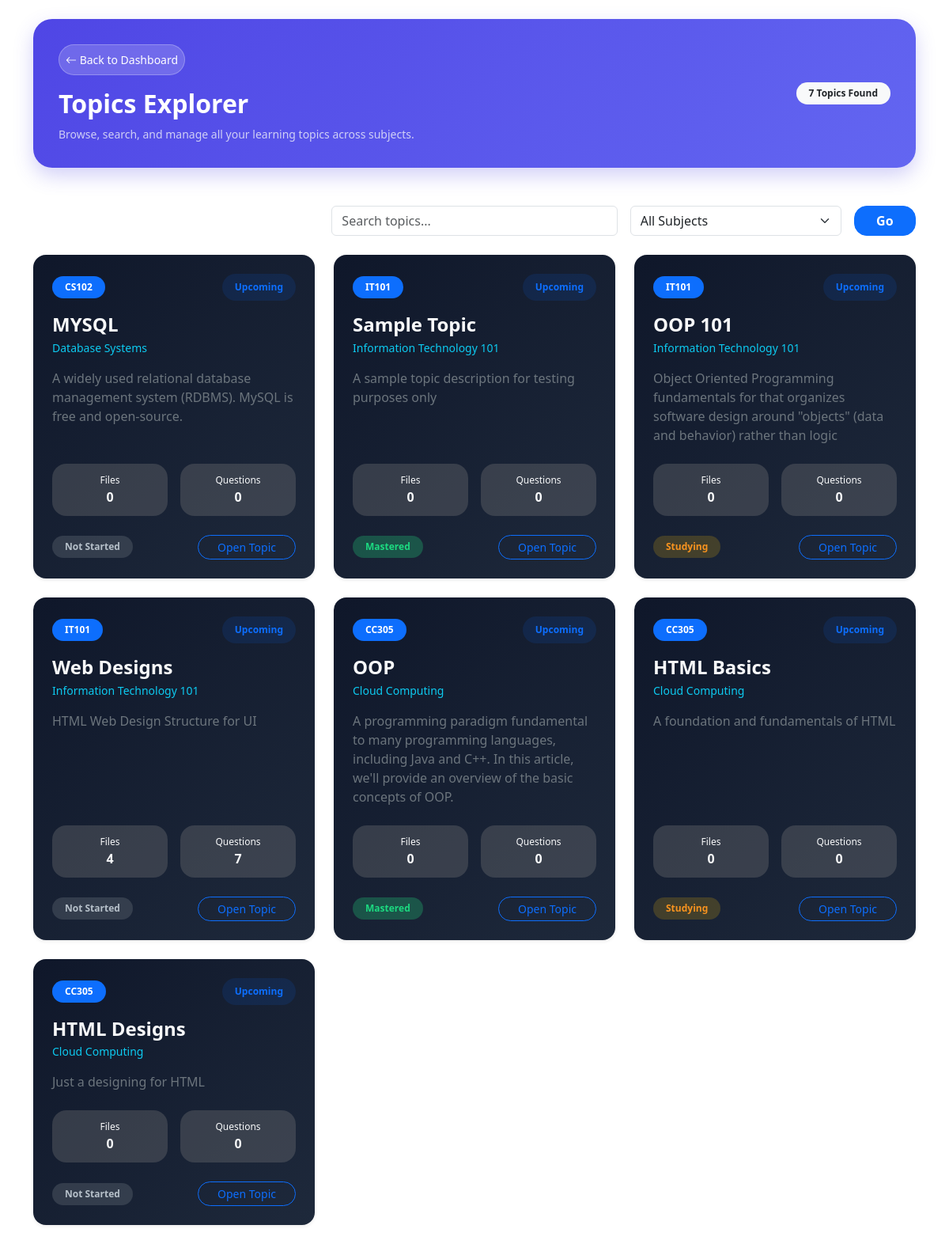
Before: /dashboard/topics.php (signed in) with the older database file.
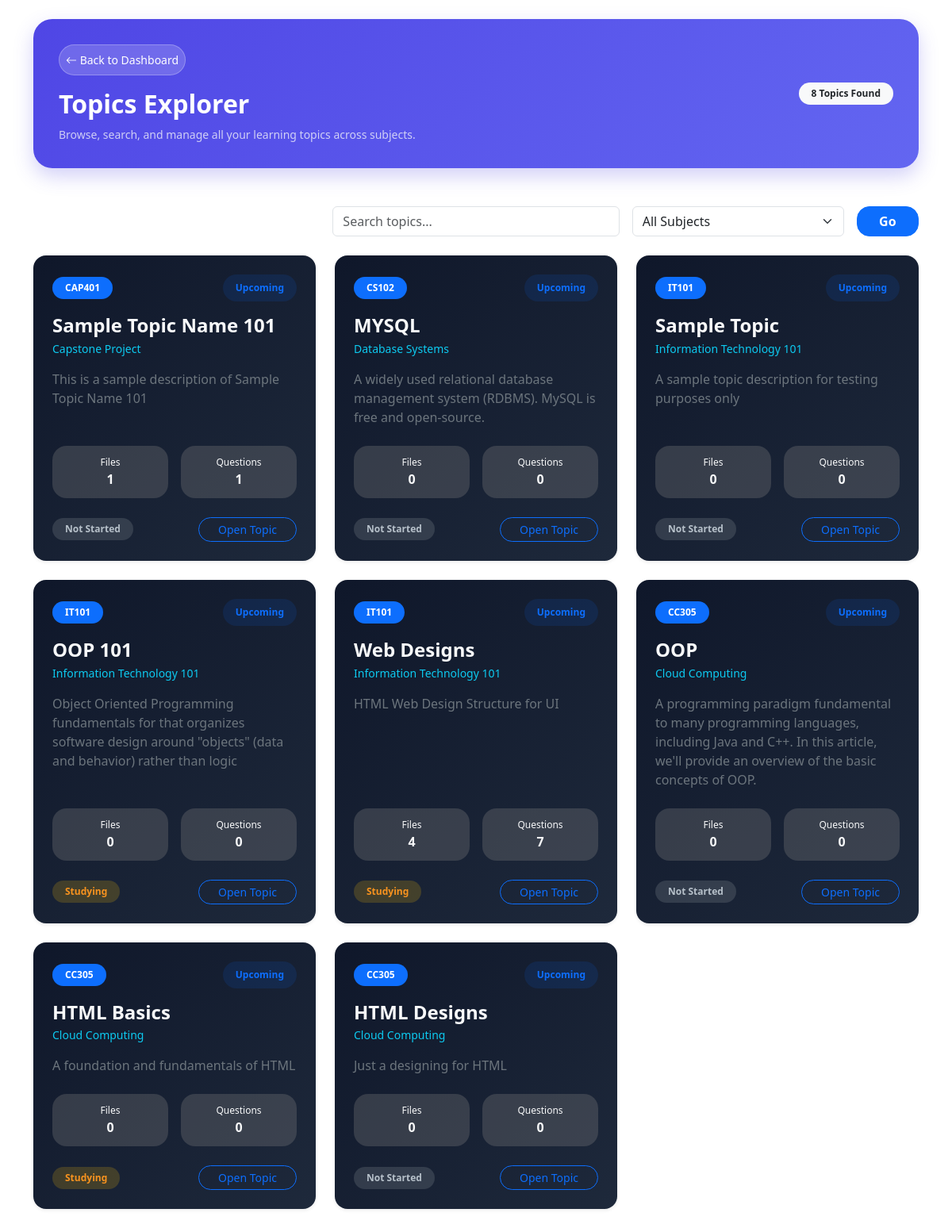
After: the same page with the newer database file.
### tables this page shows
CREATE TABLE `subject_topics` (
  `id` int(11) NOT NULL,
  `schedule_id` int(11) NOT NULL,
  `topic_name` varchar(255) NOT NULL,
  `status` enum('Upcoming','Ongoing','Completed') DEFAULT 'Upcoming',
  `created_at` timestamp NOT NULL DEFAULT current_timestamp(),
  `description` text DEFAULT NULL,
  `mastery_level` enum('Not Started','Studying','Mastered') DEFAULT 'Not Started'
);

CREATE TABLE `schedules` (
  `id` int(11) NOT NULL,
  `day_id` int(11) NOT NULL,
  `subject_name` varchar(100) NOT NULL,
  `subject_code` varchar(50) DEFAULT NULL,
  `instructor` varchar(100) DEFAULT NULL,
  `units` int(11) DEFAULT 0,
  `start_time` time NOT NULL,
  `end_time` time NOT NULL,
  `room` varchar(100) DEFAULT NULL,
  `created_at` timestamp NOT NULL DEFAULT current_timestamp()
);

### dashboard/process_topics.php (called while the page is built, shortened)
<?php
require '../includes/db.php';
$user = $_SESSION['user'];
$topicsLimit = 9;
$topicsPage = isset($_GET['page'])
    ? (int) $_GET['page']
    : 1;
$topicsOffset = ($topicsPage - 1) * $topicsLimit;
$sql = "
    SELECT
        st.*,
        s.subject_name,
        s.subject_code,
        COUNT(DISTINCT tf.id) AS total_files,
        COUNT(DISTINCT tq.id) AS total_questions
    FROM subject_topics st
    JOIN schedules s
        ON st.schedule_id = s.id
    JOIN schedule_days sd
        ON s.day_id = sd.id
    LEFT JOIN topic_files tf
        ON st.id = tf.topic_id
    LEFT JOIN topic_questions tq
        ON st.id = tq.topic_id
    WHERE sd.user_id = ?
";
$params = [$user['id']];
$types = "i";
$sql .= "
    GROUP BY st.id
    ORDER BY st.created_at DESC
    LIMIT ? OFFSET ?
";
$params[] = $topicsLimit;
$params[] = $topicsOffset;
$types .= "ii";
$stmt = $conn->prepare($sql);
$stmt->bind_param($types, ...$params);
$stmt->execute();
$result = $stmt->get_result();

### dashboard/topics.php (the view, shortened to what the changed rows need)
<?php
require 'process_topics.php';
include '../includes/header.php';
?>
<link href="../assets/css/topics.css" rel="stylesheet">
</head>
<body>
<div class="container py-4">
    <div class="welcome-card mb-3">
        <div class="row align-items-center g-4">
            <div class="col-12 col-lg-8">
                <h2 class="fw-bold text-white mb-2 lh-sm">
                    Topics Explorer
                </h2>
            </div>
            <div class="col-12 col-lg-4 text-lg-end">
                <span class="badge bg-light px-3 py-2 rounded-pill text-dark">
                    <?= $result->num_rows ?> Topics Found
                </span>
            </div>
        </div>
    </div>
    <div class="row g-4">
        <?php if($result->num_rows > 0): ?>
            <?php while($topic = $result->fetch_assoc()): ?>
                <?php
                    $masteryClass = match($topic['mastery_level']) {
                        'Mastered' => 'mastered',
                        'Studying' => 'studying',
                        default => 'not-started'
                    };
                    $statusClass = match($topic['status']) {
                        'Completed' => 'completed',
                        'Ongoing' => 'ongoing',
                        default => 'upcoming'
                    };
                ?>
                <div class="col-md-6 col-xl-4">
                    <div class="card topic-card shadow-sm border-0 h-100 rounded-4">
                        <div class="card-body d-flex flex-column p-4">
                            <div class="d-flex justify-content-between align-items-center mb-3">
                                <span class="badge bg-primary px-3 py-2 rounded-pill">
                                    <?= htmlspecialchars($topic['subject_code']) ?>
                                </span>
                                <span class="status-badge <?= $statusClass ?> px-3 py-2 rounded-pill">
                                    <?= htmlspecialchars($topic['status']) ?>
                                </span>
                            </div>
                            <h4 class="text-light fw-bold mb-1">
                                <?= htmlspecialchars($topic['topic_name']) ?>
                            </h4>
                            <p class="text-info small mb-3">
                                <?= htmlspecialchars($topic['subject_name']) ?>
                            </p>
                            <p class="text-secondary mb-4 flex-grow-1">
                                <?= htmlspecialchars($topic['description']) ?>
                            </p>
                            <div class="row g-3 mb-4">
                                <div class="col-6">
                                    <div class="topic-meta-box text-center">
                                        <div class="topic-label text-light">
                                            Files
                                        </div>
                                        <div class="topic-value text-light">
                                            <?= $topic['total_files'] ?>
                                        </div>
                                    </div>
                                </div>
                                <div class="col-6">
                                    <div class="topic-meta-box text-center">
                                        <div class="topic-label text-light">
                                            Questions
                                        </div>
                                        <div class="topic-value text-light">
                                            <?= $topic['total_questions'] ?>
                                        </div>
                                    </div>
                                </div>
                            </div>
                            <div class="d-flex justify-content-between align-items-center mt-auto">
                                <span class="badge <?= $masteryClass ?> px-3 py-2 rounded-pill">
                                    <?= htmlspecialchars($topic['mastery_level']) ?>
                                </span>
                                <a
                                    href="topic.php?id=<?= $topic['id'] ?>"
                                    class="btn btn-outline-primary btn-sm rounded-pill px-4"
                                >
                                    Open Topic
                                </a>
                            </div>
                        </div>
                    </div>
                </div>
            <?php endwhile; ?>
        <?php endif; ?>
    </div>
</div>
</body>
</html>

Changed rows visible on the page:
added subject_topics: schedule.subject_code "CAP401", status "Upcoming", topic_name "Sample Topic Name 101", schedule.subject_name "Capstone Project", description "This is a sample description of Sample Topic Name 101", total_files "1", total_questions "1", mastery_level "Not Started"
changed subject_topics "Sample Topic": mastery_level "Mastered" → "Not Started"
changed subject_topics "Web Designs": mastery_level "Not Started" → "Studying"
changed subject_topics "OOP": mastery_level "Mastered" → "Not Started"
Other visible differences:
$result->num_rows: "7" → "8"
